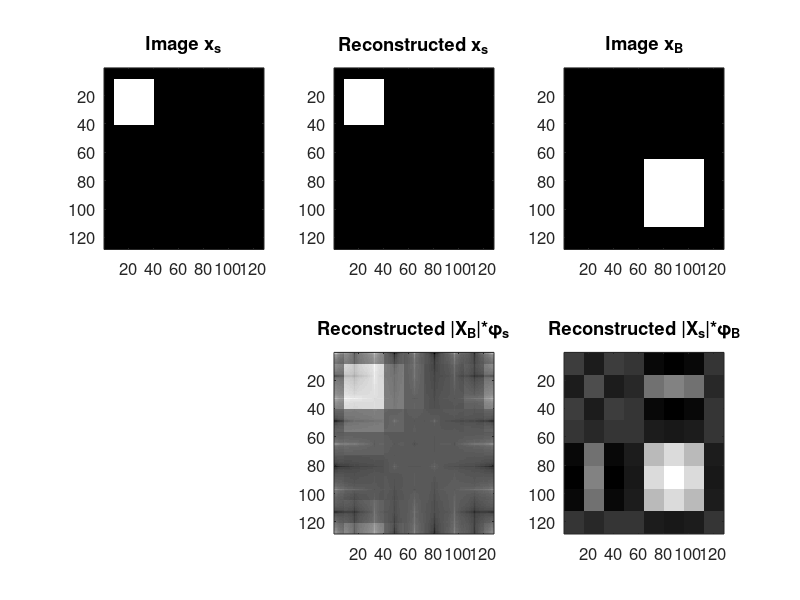

This figure's MATLAB source:
% file: e5_13_image_FFT2.m   % Image FFTs, effects of mixing phase with magnitude of 2 images
clear; fpv = [10 100 800 500]; set(0,'defaultAxesFontSize',12); close all; %figure size, fonts
L=128; L2=round(L/2); L4 = round(L/4); L8= round(L/8); L16= round(L/16); L38 = 3*L8;  % sizes
Xz=zeros(L16); X1=ones(L4); X2=zeros(L-L4-L16); Xs=blkdiag(Xz,X1,X2); %small white square upper left 
Xz=zeros(L2); X1=ones(L38); X2=zeros(L-L2-L38); Xb=blkdiag(Xz,X1,X2); %large white square lower right 

FXs=fftshift(fft2(Xs)); absFXs = abs(FXs); aFXs=angle(FXs); 
FXb=fftshift(fft2(Xb)); absFXb = abs(FXb); aFXb=angle(FXb); 
Xs_recon = ifft2(fftshift(FXs));   %verify that ifft2() produces original image
FX_sb = absFXs.*cos(aFXb) + j*absFXs.*sin(aFXb); % mix magnitude of image Xs with phase of image Xb
X_sb = ifft2(fftshift(FX_sb));   % reconstruct image via inverse Fourier transform

FX_bs = absFXb.*cos(aFXs) + j*absFXb.*sin(aFXs); % mix magnitude of image Xb with phase of image Xs
X_bs = ifft2(fftshift(FX_bs));   % reconstruct image via inverse Fourier transform

figure('position',fpv), subplot(2,3,1), imagesc(Xs), colormap(gray), title('Image x_s'),
 subplot(2,3,2), imagesc(Xs_recon), title('Reconstructed x_s'),
 subplot(2,3,3), imagesc(Xb), title('Image x_B'),
 subplot(2,3,5), imagesc(X_bs), title('Reconstructed |X_B|*\phi_s'),
 subplot(2,3,6), imagesc(X_sb), title('Reconstructed |X_s|*\phi_B')
